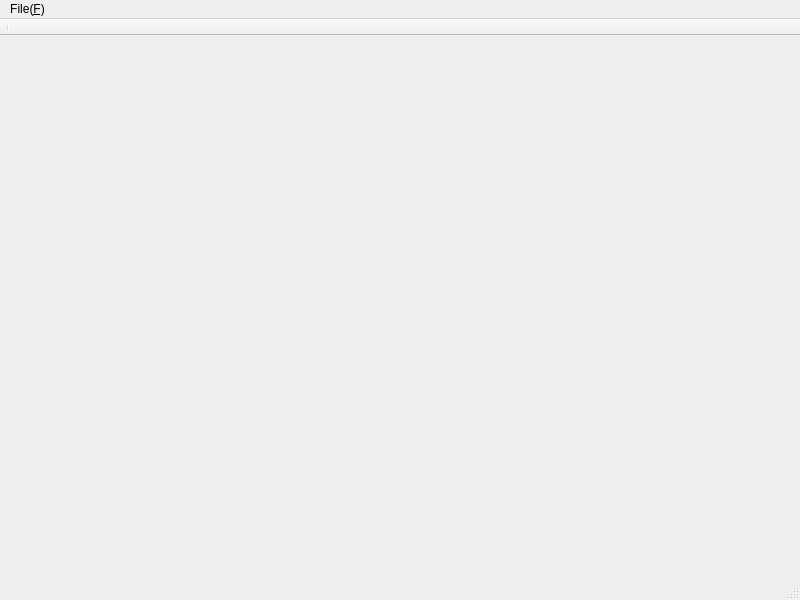
<?xml version="1.0" encoding="UTF-8"?>
<ui version="4.0">
 <class>npgClass</class>
 <widget class="QMainWindow" name="npgClass">
  <property name="geometry">
   <rect>
    <x>0</x>
    <y>0</y>
    <width>800</width>
    <height>600</height>
   </rect>
  </property>
  <property name="windowTitle">
   <string>Network Packet Generator</string>
  </property>
  <property name="windowIcon">
   <iconset resource="npg.qrc">
    <normaloff>:/npg/resource/blue_business_06.png</normaloff>:/npg/resource/blue_business_06.png</iconset>
  </property>
  <widget class="QWidget" name="centralwidget"/>
  <widget class="QMenuBar" name="menubar">
   <property name="geometry">
    <rect>
     <x>0</x>
     <y>0</y>
     <width>800</width>
     <height>23</height>
    </rect>
   </property>
   <widget class="QMenu" name="menuFile">
    <property name="title">
     <string>File(&amp;F)</string>
    </property>
    <addaction name="action_test"/>
    <addaction name="action_quit"/>
   </widget>
   <addaction name="menuFile"/>
  </widget>
  <widget class="QStatusBar" name="statusbar"/>
  <widget class="QToolBar" name="toolBar">
   <property name="contextMenuPolicy">
    <enum>Qt::NoContextMenu</enum>
   </property>
   <property name="windowTitle">
    <string>toolBar</string>
   </property>
   <property name="movable">
    <bool>false</bool>
   </property>
   <property name="toolButtonStyle">
    <enum>Qt::ToolButtonTextUnderIcon</enum>
   </property>
   <attribute name="toolBarArea">
    <enum>TopToolBarArea</enum>
   </attribute>
   <attribute name="toolBarBreak">
    <bool>false</bool>
   </attribute>
   <addaction name="separator"/>
  </widget>
  <action name="action_test">
   <property name="icon">
    <iconset resource="npg.qrc">
     <normaloff>:/npg/resource/blue_business_05.png</normaloff>:/npg/resource/blue_business_05.png</iconset>
   </property>
   <property name="text">
    <string>New(&amp;N)</string>
   </property>
   <property name="shortcut">
    <string>Ctrl+N</string>
   </property>
   <property name="shortcutContext">
    <enum>Qt::ApplicationShortcut</enum>
   </property>
   <property name="iconVisibleInMenu">
    <bool>true</bool>
   </property>
  </action>
  <action name="action_quit">
   <property name="icon">
    <iconset resource="npg.qrc">
     <normaloff>:/npg/resource/blue_business_10.png</normaloff>:/npg/resource/blue_business_10.png</iconset>
   </property>
   <property name="text">
    <string>Quit(&amp;Q)</string>
   </property>
   <property name="shortcut">
    <string>Ctrl+Q</string>
   </property>
   <property name="iconVisibleInMenu">
    <bool>true</bool>
   </property>
  </action>
 </widget>
 <resources>
  <include location="npg.qrc"/>
 </resources>
 <connections/>
</ui>
